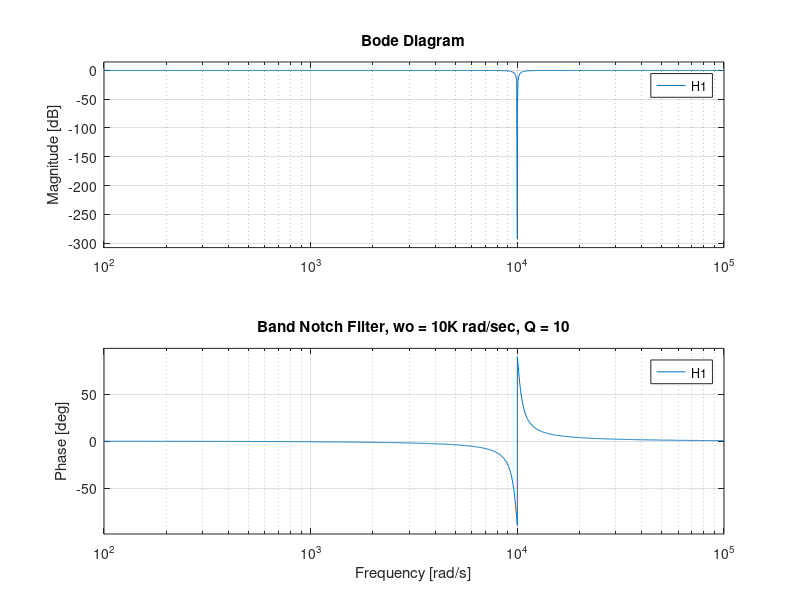

Write MATLAB code to recreate this figure. (Note: this script raises an error after producing the figure.)
clear all;
clc;
%Close all;
fp = 1591.514;
Q = 10;
wo = 2*pi*fp;
Ho = 1;

%Resistance and capacitance values for Second Order Universal Active filter
C1 = 100e-9;  %Assuming available value of Capacitance
C2 = C1;
R1 = 1/(wo*C1); 
R2 = R1/Ho; % Ho = Gain of Operational Amplifier
R3 = R1*Q; % As specified in ASLK pro manuel Kit.
R7 = R1;
R4 = R1;
R6 = R1;
R5 = R1;
R8 = R1;

% Bandstop filter at cutoff frequency = 10K rad/sec and Q = 10
num1 = [Ho/wo^2 0 Ho];
den1 = [1/wo^2 1/(wo*Q) 1];
H1 = tf(num1,den1);
%subplot(3,1,2)
figure(1)
bode (H1);
title('Band Notch Filter, wo = 10K rad/sec, Q = 10');
grid on;

%Pole zero plot for Band Notch Filter
%subplot(3,1,3);
figure(2)
h = pzplot( H1 );

% Unit step transient Response of system
figure(3)
step(H1);

% Impulse Response of system
figure(4)
h1 = impulseplot( H1 );

% Transient Response times
stepinfo(H1)

